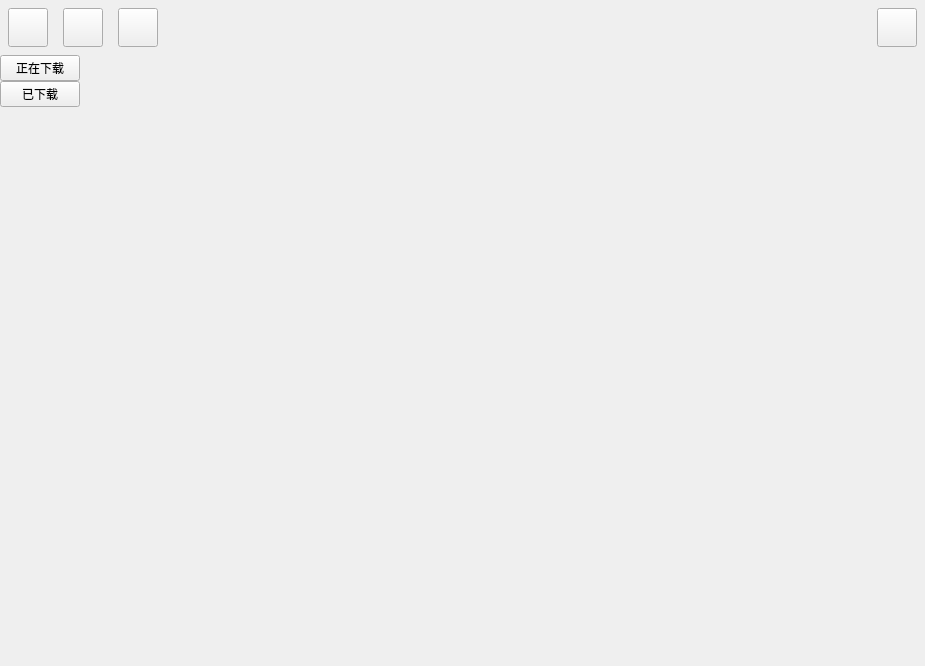
<?xml version="1.0" encoding="UTF-8"?>
<ui version="4.0">
 <class>Form</class>
 <widget class="QWidget" name="Form">
  <property name="geometry">
   <rect>
    <x>0</x>
    <y>0</y>
    <width>925</width>
    <height>666</height>
   </rect>
  </property>
  <property name="windowTitle">
   <string>Form</string>
  </property>
  <layout class="QHBoxLayout" name="horizontalLayout">
   <property name="spacing">
    <number>0</number>
   </property>
   <property name="leftMargin">
    <number>0</number>
   </property>
   <property name="topMargin">
    <number>0</number>
   </property>
   <property name="rightMargin">
    <number>0</number>
   </property>
   <property name="bottomMargin">
    <number>0</number>
   </property>
   <item>
    <layout class="QVBoxLayout" name="verticalLayout">
     <property name="spacing">
      <number>0</number>
     </property>
     <item>
      <widget class="QWidget" name="toolbar" native="true">
       <property name="class" stdset="0">
        <string>toolbar bg</string>
       </property>
       <layout class="QHBoxLayout" name="horizontalLayout_2">
        <property name="leftMargin">
         <number>8</number>
        </property>
        <property name="topMargin">
         <number>8</number>
        </property>
        <property name="rightMargin">
         <number>8</number>
        </property>
        <property name="bottomMargin">
         <number>8</number>
        </property>
        <item>
         <layout class="QHBoxLayout" name="toolbarLayout">
          <property name="spacing">
           <number>15</number>
          </property>
          <item>
           <widget class="QToolButton" name="newDownload">
            <property name="cursor">
             <cursorShape>PointingHandCursor</cursorShape>
            </property>
            <property name="toolTip">
             <string>新建下载</string>
            </property>
            <property name="text">
             <string/>
            </property>
            <property name="iconSize">
             <size>
              <width>32</width>
              <height>32</height>
             </size>
            </property>
           </widget>
          </item>
          <item>
           <widget class="QToolButton" name="startAll">
            <property name="cursor">
             <cursorShape>PointingHandCursor</cursorShape>
            </property>
            <property name="toolTip">
             <string>全部开始</string>
            </property>
            <property name="text">
             <string/>
            </property>
            <property name="iconSize">
             <size>
              <width>32</width>
              <height>32</height>
             </size>
            </property>
           </widget>
          </item>
          <item>
           <widget class="QToolButton" name="pauseAll">
            <property name="cursor">
             <cursorShape>PointingHandCursor</cursorShape>
            </property>
            <property name="toolTip">
             <string>全部暂停</string>
            </property>
            <property name="text">
             <string/>
            </property>
            <property name="iconSize">
             <size>
              <width>32</width>
              <height>32</height>
             </size>
            </property>
           </widget>
          </item>
          <item>
           <spacer name="horizontalSpacer">
            <property name="orientation">
             <enum>Qt::Horizontal</enum>
            </property>
            <property name="sizeHint" stdset="0">
             <size>
              <width>40</width>
              <height>20</height>
             </size>
            </property>
           </spacer>
          </item>
          <item>
           <widget class="QLabel" name="username">
            <property name="text">
             <string/>
            </property>
            <property name="class" stdset="0">
             <string>username</string>
            </property>
           </widget>
          </item>
          <item>
           <widget class="QToolButton" name="menu">
            <property name="cursor">
             <cursorShape>PointingHandCursor</cursorShape>
            </property>
            <property name="toolTip">
             <string>菜单</string>
            </property>
            <property name="text">
             <string/>
            </property>
            <property name="iconSize">
             <size>
              <width>32</width>
              <height>32</height>
             </size>
            </property>
           </widget>
          </item>
         </layout>
        </item>
       </layout>
      </widget>
     </item>
     <item>
      <widget class="QWidget" name="widget_2" native="true">
       <property name="sizePolicy">
        <sizepolicy hsizetype="Preferred" vsizetype="Expanding">
         <horstretch>0</horstretch>
         <verstretch>0</verstretch>
        </sizepolicy>
       </property>
       <layout class="QHBoxLayout" name="horizontalLayout_4">
        <property name="spacing">
         <number>0</number>
        </property>
        <property name="leftMargin">
         <number>0</number>
        </property>
        <property name="topMargin">
         <number>0</number>
        </property>
        <property name="rightMargin">
         <number>0</number>
        </property>
        <property name="bottomMargin">
         <number>0</number>
        </property>
        <item>
         <layout class="QHBoxLayout" name="mainLayout">
          <property name="spacing">
           <number>0</number>
          </property>
          <item>
           <widget class="QWidget" name="nav" native="true">
            <property name="class" stdset="0">
             <string>nav bg</string>
            </property>
            <layout class="QVBoxLayout" name="verticalLayout_3">
             <property name="spacing">
              <number>0</number>
             </property>
             <property name="leftMargin">
              <number>0</number>
             </property>
             <property name="topMargin">
              <number>0</number>
             </property>
             <property name="rightMargin">
              <number>0</number>
             </property>
             <property name="bottomMargin">
              <number>0</number>
             </property>
             <item>
              <layout class="QVBoxLayout" name="verticalLayout_2">
               <property name="spacing">
                <number>0</number>
               </property>
               <item>
                <widget class="QPushButton" name="downloading">
                 <property name="cursor">
                  <cursorShape>PointingHandCursor</cursorShape>
                 </property>
                 <property name="text">
                  <string>正在下载</string>
                 </property>
                 <property name="tab" stdset="0">
                  <number>0</number>
                 </property>
                </widget>
               </item>
               <item>
                <widget class="QPushButton" name="downloaded">
                 <property name="cursor">
                  <cursorShape>PointingHandCursor</cursorShape>
                 </property>
                 <property name="text">
                  <string>已下载</string>
                 </property>
                 <property name="tab" stdset="0">
                  <number>1</number>
                 </property>
                </widget>
               </item>
               <item>
                <spacer name="verticalSpacer">
                 <property name="orientation">
                  <enum>Qt::Vertical</enum>
                 </property>
                 <property name="sizeHint" stdset="0">
                  <size>
                   <width>20</width>
                   <height>40</height>
                  </size>
                 </property>
                </spacer>
               </item>
              </layout>
             </item>
            </layout>
           </widget>
          </item>
          <item>
           <widget class="QStackedWidget" name="rightPanel">
            <property name="currentIndex">
             <number>-1</number>
            </property>
            <property name="class" stdset="0">
             <string>right-panel bg</string>
            </property>
           </widget>
          </item>
         </layout>
        </item>
       </layout>
      </widget>
     </item>
    </layout>
   </item>
  </layout>
 </widget>
 <resources/>
 <connections/>
</ui>
